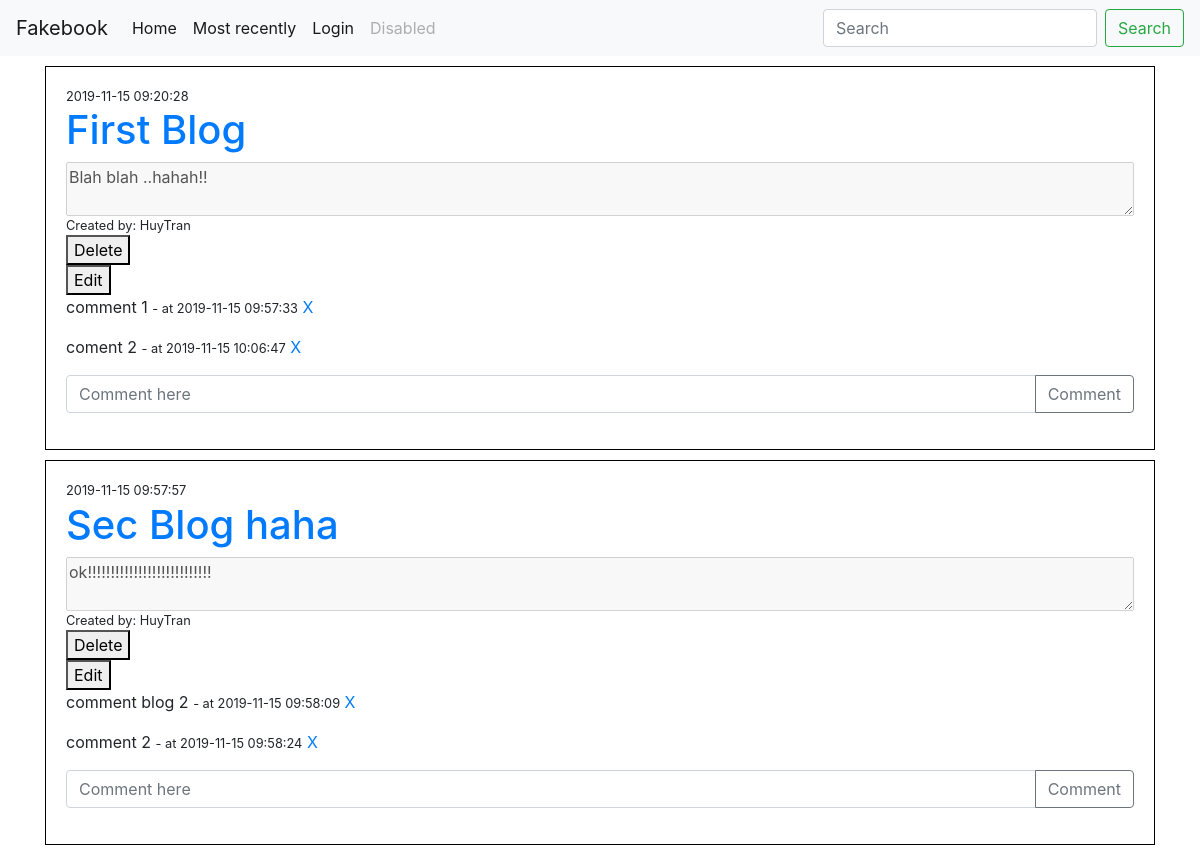
The page / on the database its author committed.
### app.py (models this page shows)
class Blog(db.Model):
    id = db.Column(db.Integer, primary_key = True)
    title = db.Column(db.String(200),nullable= False)
    body =  db.Column(db.String,nullable= False)
    author = db.Column(db.String,nullable = False)
    created_on = db.Column(db.DateTime, server_default=db.func.now())
    updated_on = db.Column(db.DateTime, server_default=db.func.now(), server_onupdate=db.func.now())
    user_id = db.Column(db.String,nullable = False)

class Comment(db.Model):
    id = db.Column(db.Integer, primary_key = True)
    body =  db.Column(db.String,nullable= False)
    user_id = db.Column(db.String,nullable = False)
    blog_id = db.Column(db.String,nullable = False)
    created_on = db.Column(db.DateTime, server_default=db.func.now())
    updated_on = db.Column(db.DateTime, server_default=db.func.now(), server_onupdate=db.func.now())

### app.py (the view)
@app.route('/',methods=["GET","POST"])
def home():
    posts = Blog.query.all()
    for post in posts:
        post.comments = Comment.query.filter_by(blog_id = post.id).all()
    if request.args.get('filter') == 'most-recently':
        posts = Blog.query.order_by(Blog.created_on.desc()).all()
    return render_template('/index.html',posts = posts, ref = 'home')

### templates/index.html (shortened to what this page needs)
{% extends './base.html' %}
{% block content %}
<div class="container">
  {% include './views/listposts.html' %}
</div>
{% endblock %}

### templates/base.html (shortened to what this page needs)
<!DOCTYPE html>
<html lang="en">
<head>
    <link rel="stylesheet" href="https://stackpath.bootstrapcdn.com/bootstrap/4.3.1/css/bootstrap.min.css"
>
    <link rel="stylesheet" href="../static/styles.css">
</head>
<body>
        {% include './views/navbar.html' %}
        {% block content %}{% endblock %}
</body>
</html>

### templates/views/navbar.html (shortened to what this page needs)
<nav class="navbar navbar-expand-lg navbar-light bg-light">
    <a class="navbar-brand" href="{{url_for('home')}}">Fakebook</a>
    <div class="collapse navbar-collapse" id="navbarSupportedContent">
        <ul class="navbar-nav mr-auto">
            <li class="nav-item active">
                <a class="nav-link" href="/">Home <span class="sr-only">(current)</span></a>
            </li>
            <li class="nav-item active">
                <a class="nav-link" href="{{url_for('home', filter='most-recently')}}">Most recently<span class="sr-only">(current)</span></a>
            </li>
            {% if current_user.is_anonymous %}
            <li class="nav-item active">
                <a class="nav-link" href="/login">Login</a>
            </li>
            {% endif %}
            <li class="nav-item">
                <a class="nav-link disabled" href="#" tabindex="-1" aria-disabled="true">Disabled</a>
            </li>
        </ul>
        <form class="form-inline my-2 my-lg-0">
            <input class="form-control mr-sm-2" type="search" placeholder="Search" aria-label="Search">
            <button class="btn btn-outline-success my-2 my-sm-0" type="submit">Search</button>
        </form>
    </div>
</nav>

### templates/views/listposts.html
{% for post in posts %}
{% include './views/_post.html' %}
{% endfor %}

### templates/views/_post.html (shortened to what this page needs)
<div class='box'>
    <small>{{post.created_on}}</small>
    <h1><a href="{{url_for('view_post', id= post.id)}}">{{post.title}}</a></h1>
    <textarea disabled>{{post.body}}</textarea>
    <small>Created by: {{post.author}}</small>
    <form action="{{url_for('delete_blog',b=post.id)}}">
        <button type="submit">Delete</button>
    </form>
    <form  action="{{url_for('edit_post',id=post.id)}}">
        <button type="submit">Edit</button>
    </form>
    {% for comment in post.comments %}
    <p>
        {{ comment.body }} <small> - at {{comment.created_on}}</small>
        <a href="{{url_for('delete_comment',id = post.id, id_comment = comment.id, ref =ref)}}">X</a>
    </p>
    {% endfor %}
    <form class="input-group mb-3" method="POST" action="{{url_for('create_comment', id = post.id, ref=ref)}}">
        <input name="body" type="text" class="form-control" placeholder="Comment here" aria-label="Recipient's username"
            aria-describedby="button-addon2">
        <div class="input-group-append">
            <button class="btn btn-outline-secondary" type="submit" id="button-addon2">Comment</button>
        </div>
    </form>
</div>

### static/styles.css (style rules this page uses)
.box { height: auto; width: 100%; display: flex; flex-direction: column; border: solid 1px black; padding: 20px; margin-top: 10px; }

### rows shown on the page
Blog: created_on "2019-11-15 09:20:28", title "First Blog", body "Blah blah ..hahah!!", author "HuyTran"
Comment: body "comment 1", created_on "2019-11-15 09:57:33"
Comment: body "coment 2", created_on "2019-11-15 10:06:47"
Blog: created_on "2019-11-15 09:57:57", title "Sec Blog haha", body "ok!!!!!!!!!!!!!!!!!!!!!!!!!!!", author "HuyTran"
Comment: body "comment blog 2", created_on "2019-11-15 09:58:09"
Comment: body "comment 2", created_on "2019-11-15 09:58:24"
